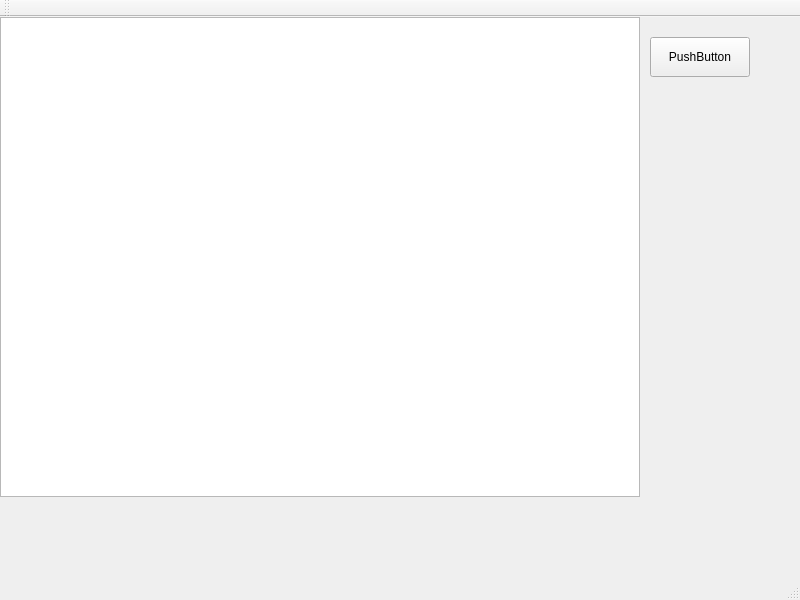
<?xml version="1.0" encoding="UTF-8"?>
<ui version="4.0">
 <class>MainWindow</class>
 <widget class="QMainWindow" name="MainWindow">
  <property name="geometry">
   <rect>
    <x>0</x>
    <y>0</y>
    <width>800</width>
    <height>600</height>
   </rect>
  </property>
  <property name="windowTitle">
   <string>MainWindow</string>
  </property>
  <widget class="QWidget" name="centralWidget">
   <widget class="QGraphicsView" name="graphicsView">
    <property name="geometry">
     <rect>
      <x>0</x>
      <y>0</y>
      <width>640</width>
      <height>480</height>
     </rect>
    </property>
   </widget>
   <widget class="QPushButton" name="pushButton">
    <property name="geometry">
     <rect>
      <x>650</x>
      <y>20</y>
      <width>100</width>
      <height>40</height>
     </rect>
    </property>
    <property name="text">
     <string>PushButton</string>
    </property>
   </widget>
  </widget>
  <widget class="QMenuBar" name="menuBar">
   <property name="geometry">
    <rect>
     <x>0</x>
     <y>0</y>
     <width>800</width>
     <height>22</height>
    </rect>
   </property>
  </widget>
  <widget class="QToolBar" name="mainToolBar">
   <attribute name="toolBarArea">
    <enum>TopToolBarArea</enum>
   </attribute>
   <attribute name="toolBarBreak">
    <bool>false</bool>
   </attribute>
  </widget>
  <widget class="QStatusBar" name="statusBar"/>
 </widget>
 <layoutdefault spacing="6" margin="11"/>
 <resources/>
 <connections/>
</ui>
